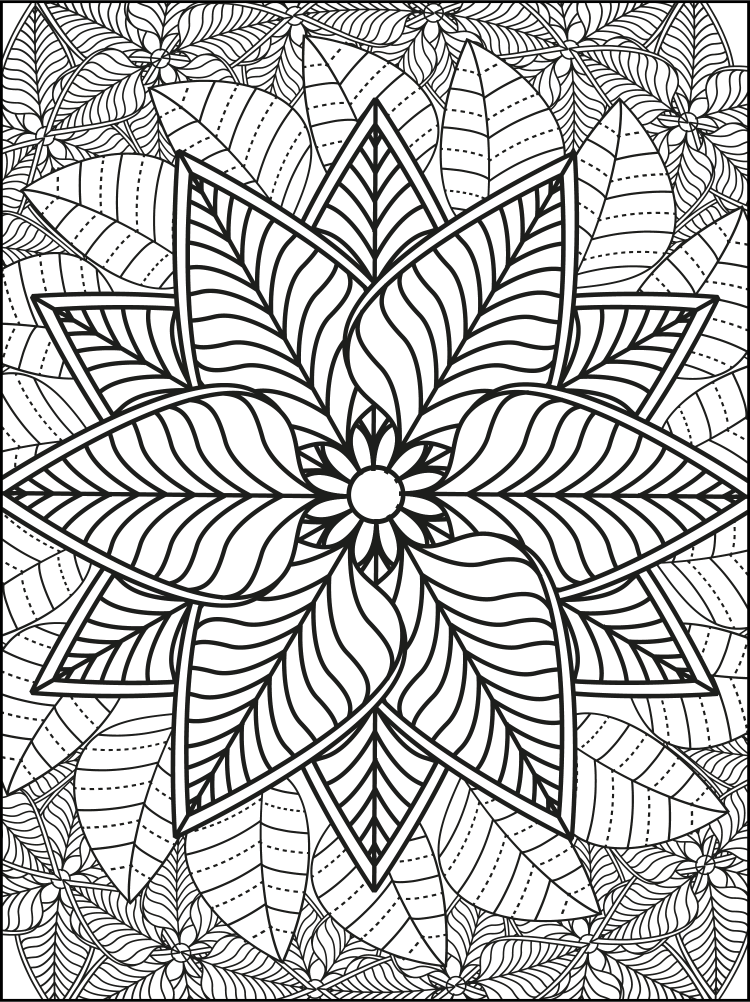
#> input picture data/images/Mandala 4.png, 2250 x 3006 px (shown at 1/3 size); its folder holds 4 pictures in this run
$ python main.py
#> lines starting #> are read from the running program, lines starting #| are printed output that depends on the picture
### coloring_pages.py
from config import *
import os
import csv
from random import randint
from PIL import Image, ImageDraw


def check_csv_delimiter(file_path):
    with open(file_path, 'r') as file:
#> (reads data/quotes.csv from the repository)
        first_line = file.readline().strip()

        if ',' in first_line:
            return ','
        elif ';' in first_line:
            return ';'
        else:
            return ','


# [11 lines left out: function resize_ratio, not called in this run]


def get_font(path, size):
    font = ImageFont.truetype(path, size)
    return font


def add_line_breaks(quote):
    split = quote.split(' ')
    new_string = ''

    count = 0

    for e in split:
        if len(new_string) < count:
            new_string += f' {e}'
        else:
            new_string += f'\n{e}'
            count += adding_breaks

    new_quote = new_string.strip()

    return new_quote


def open_quotes():
    file_path = DATA / 'quotes.csv'
    delimiter = check_csv_delimiter(file_path)

    with open(file_path, "r", newline="") as quotes:
        # heading = next(database)

        reader = csv.reader(quotes, delimiter=delimiter)

        try:
            folder_dir = DATA / 'images'
            bg_images = []
            for i in os.listdir(folder_dir):
                if (i.endswith(".png") or i.endswith(".jpg") or i.endswith(".jpeg")):
                    image_path = os.path.join(folder_dir, i)
                    bg_images.append(image_path)
#> pass 2 of the loop in open_quotes, `for i in os.listdir(folder_dir):`:
#> pass 3 of the loop in open_quotes, `for i in os.listdir(folder_dir):`:
#> the loop made 4 passes; the first 3 are shown
        except:
            raise Exception("Check for images in the 'images' folder")

        count = 0
        for row in reader:
            count += 1
            quote = row[0]

            try:
                img = bg_images[randint(0, len(bg_images) - 1)]
                bg_images.remove(img)
            except:
                raise Exception("All images have been used for generation (without any repetitions).\n"
                                "If you want to regenerate using the same images, simply run the code again.")

            quote_with_breaks = add_line_breaks(quote)

            create_page(quote_with_breaks, img, count)
#> in create_page, `im = Image.new('RGBA', (page_width, page_height), 'white')`: im: PIL image 2550x3300 RGBA; every value is 255
#> in create_page, background is the input picture: PIL image 2250x3006 RGBA; mean R, G, B, A 190.1, 190.2, 189.7, 243.1
#> in create_page, `im.alpha_composite(background, (offset_w, offset_h))`:
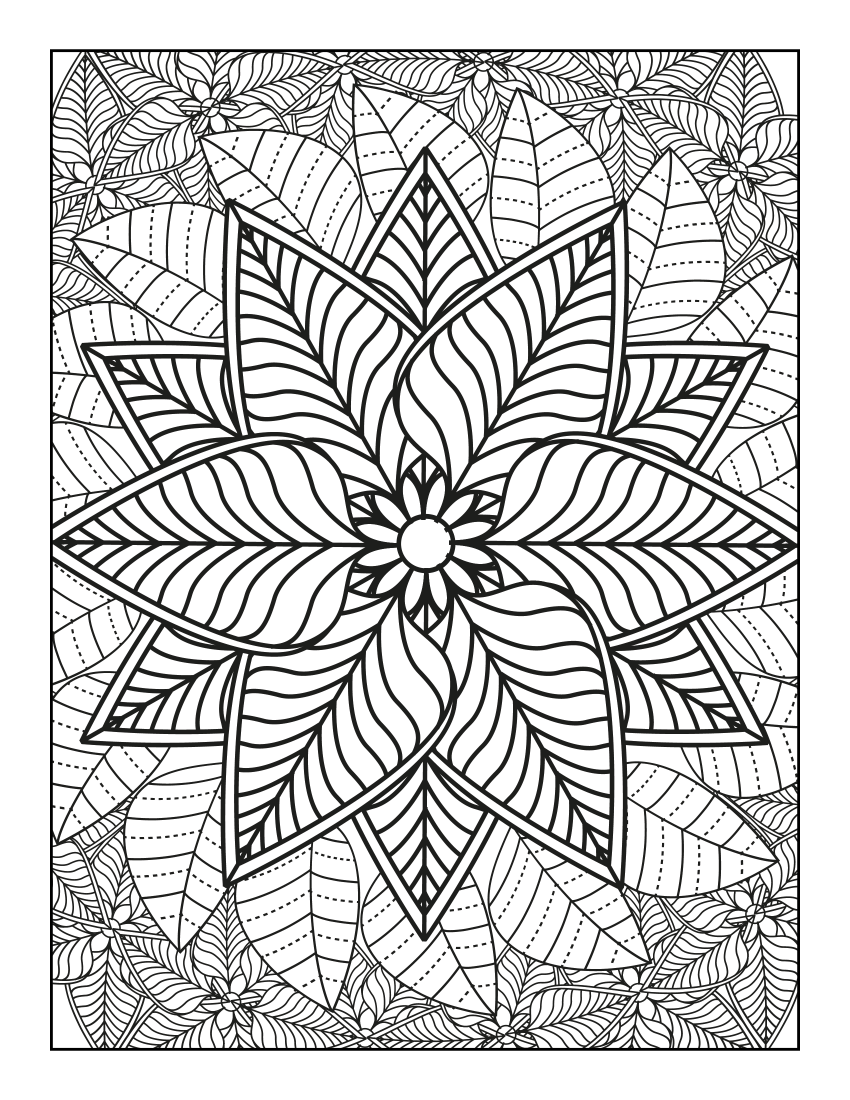
#> im: PIL image 2550x3300 RGBA (shown at 1/3 size); mean R, G, B, A 203.2, 203.3, 202.9, 255
#> in create_page, `im.show()`:
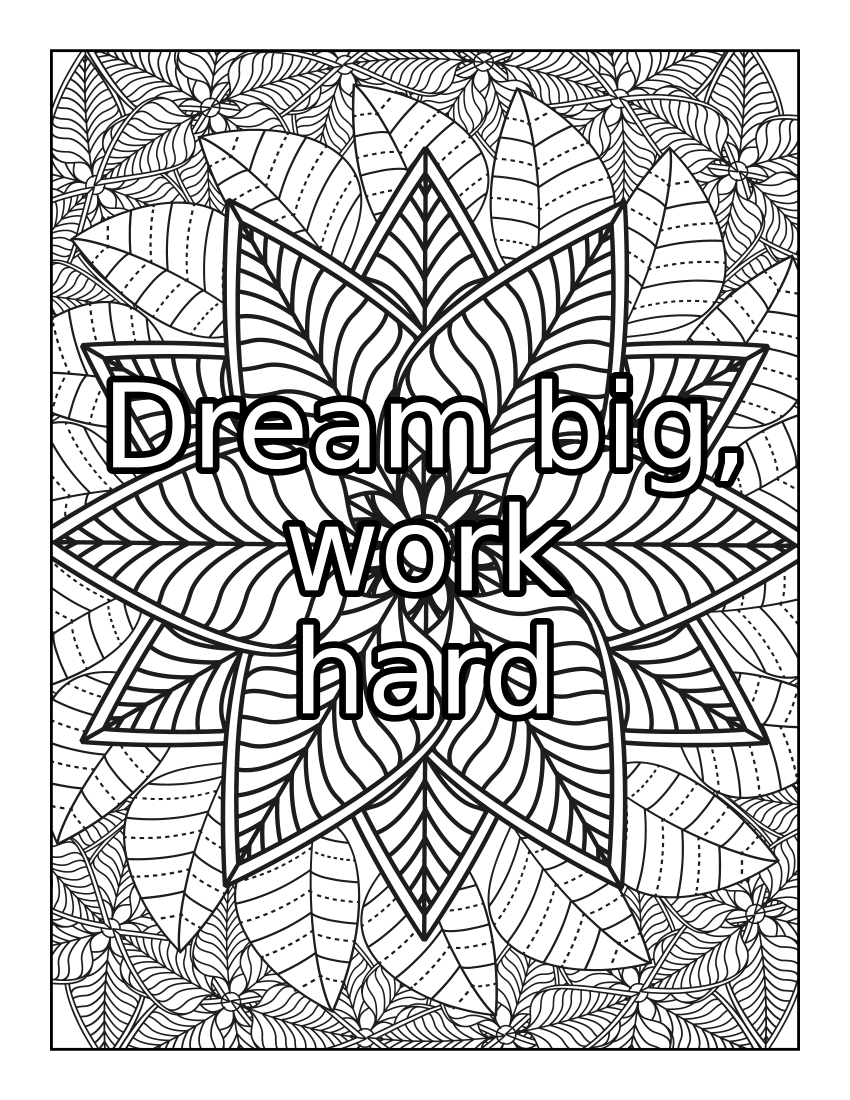
#> shown: PIL image 2550x3300 RGBA (shown at 1/3 size); mean R, G, B, A 197.3, 197.4, 197, 255
#> pass 2 of the loop in open_quotes, `for row in reader:`:
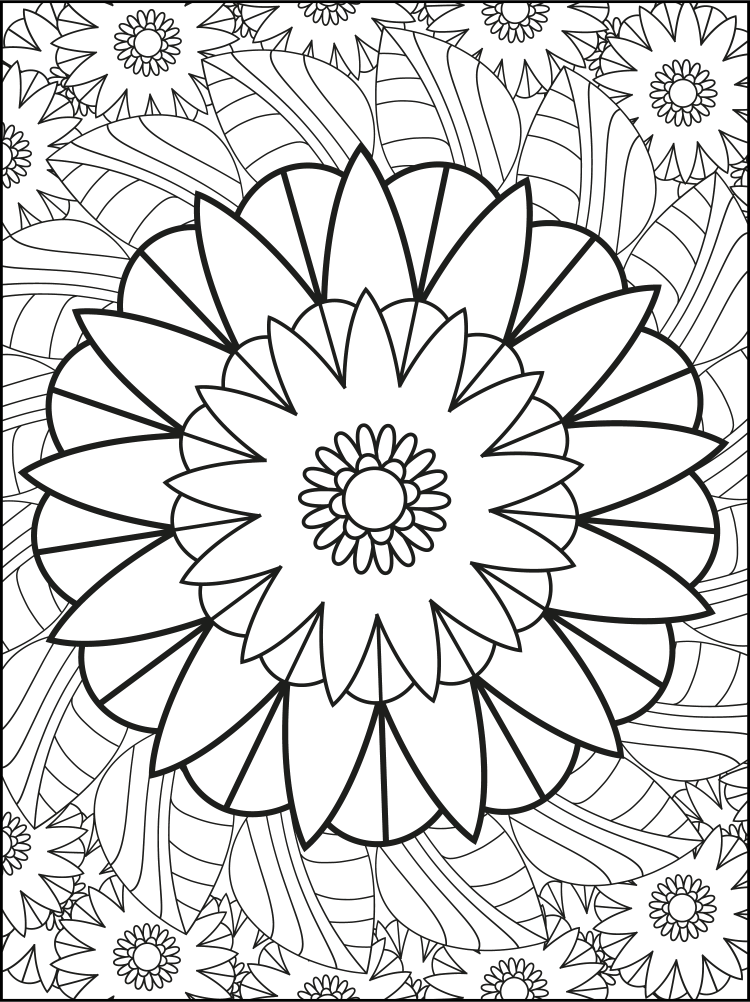
#> input picture data/images/Mandala 2.png, 2250 x 3006 px (shown at 1/3 size)
#> in create_page, background is the input picture: PIL image 2250x3006 RGBA; mean R, G, B, A 215.8, 215.9, 215.6, 250.8
#> in create_page (call 2), `im.alpha_composite(background, (offset_w, offset_h))`:
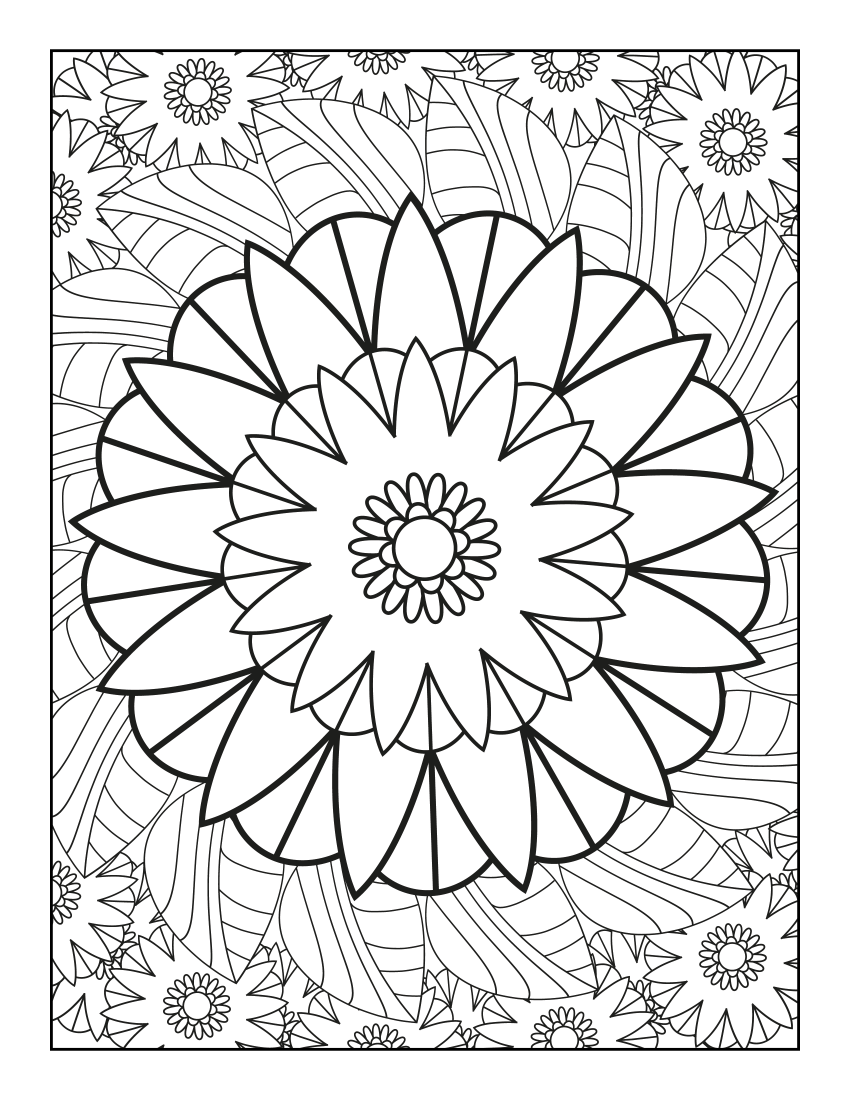
#> im: PIL image 2550x3300 RGBA (shown at 1/3 size); mean R, G, B, A 223.7, 223.8, 223.6, 255
#> in create_page (call 2), `im.show()`:
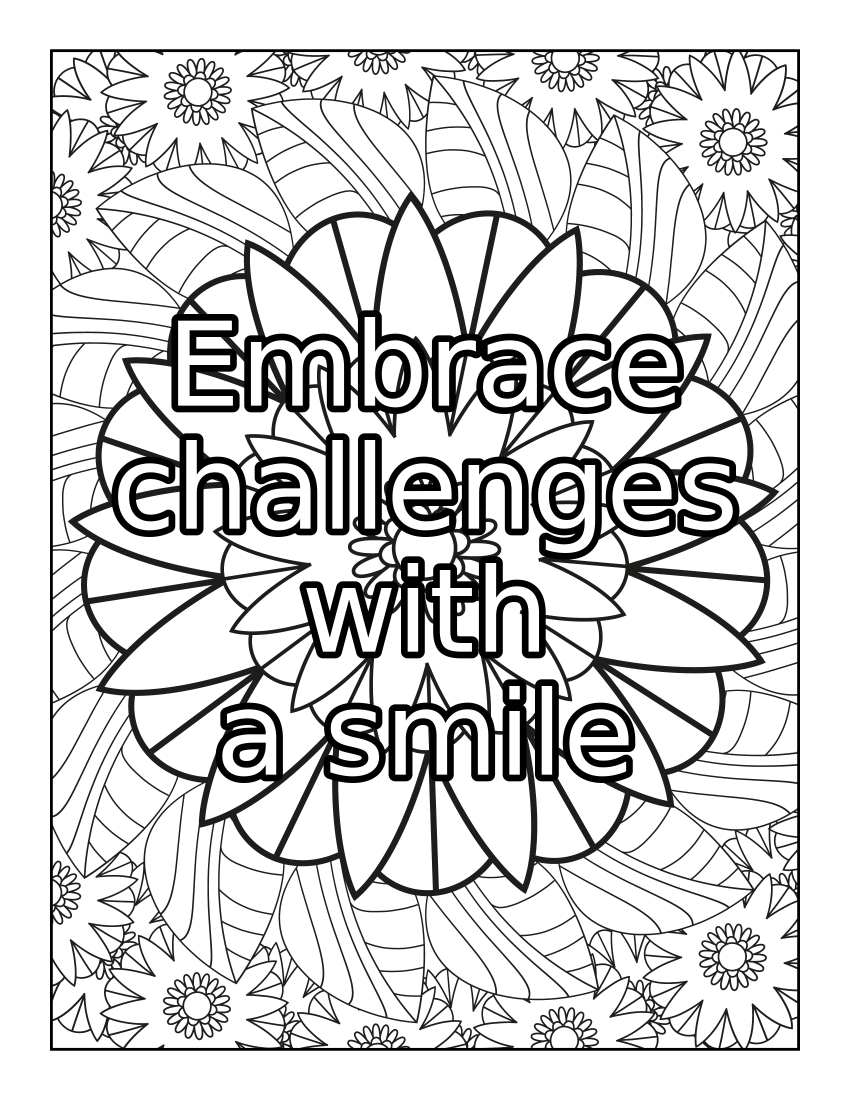
#> shown: PIL image 2550x3300 RGBA (shown at 1/3 size); mean R, G, B, A 210.4, 210.4, 210.2, 255
#> pass 3 of the loop in open_quotes, `for row in reader:`:
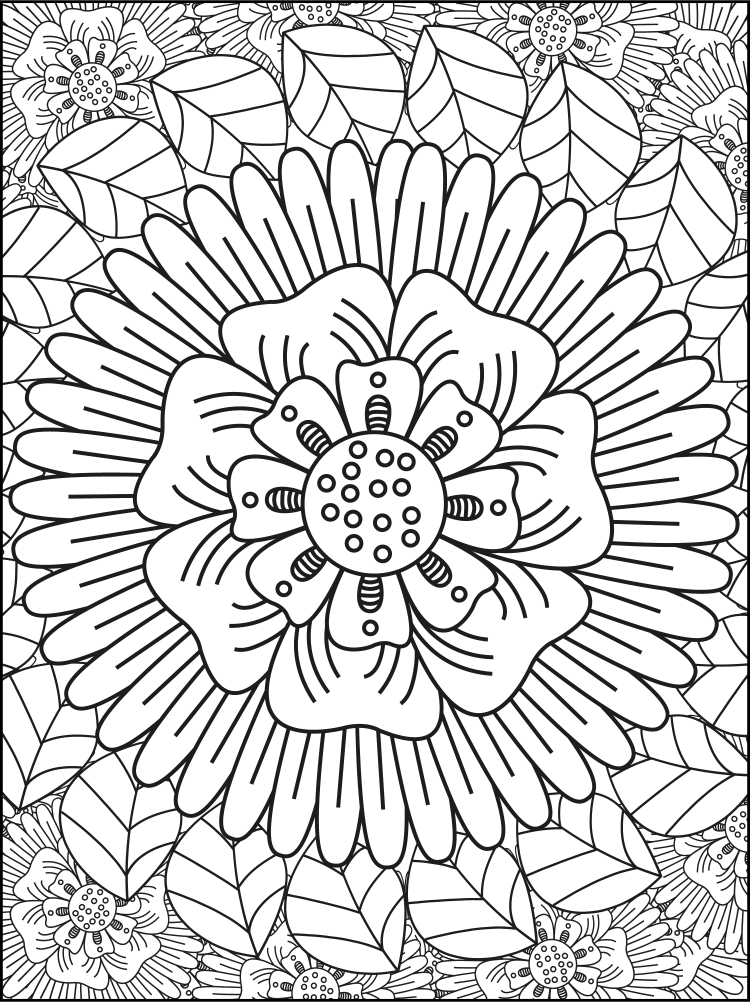
#> input picture data/images/Mandala 3.png, 2250 x 3006 px (shown at 1/3 size)
#> in create_page, background is the input picture: PIL image 2250x3006 RGBA; mean R, G, B, A 208.6, 208.7, 208.4, 249.8
#> in create_page (call 3), `im.alpha_composite(background, (offset_w, offset_h))`:
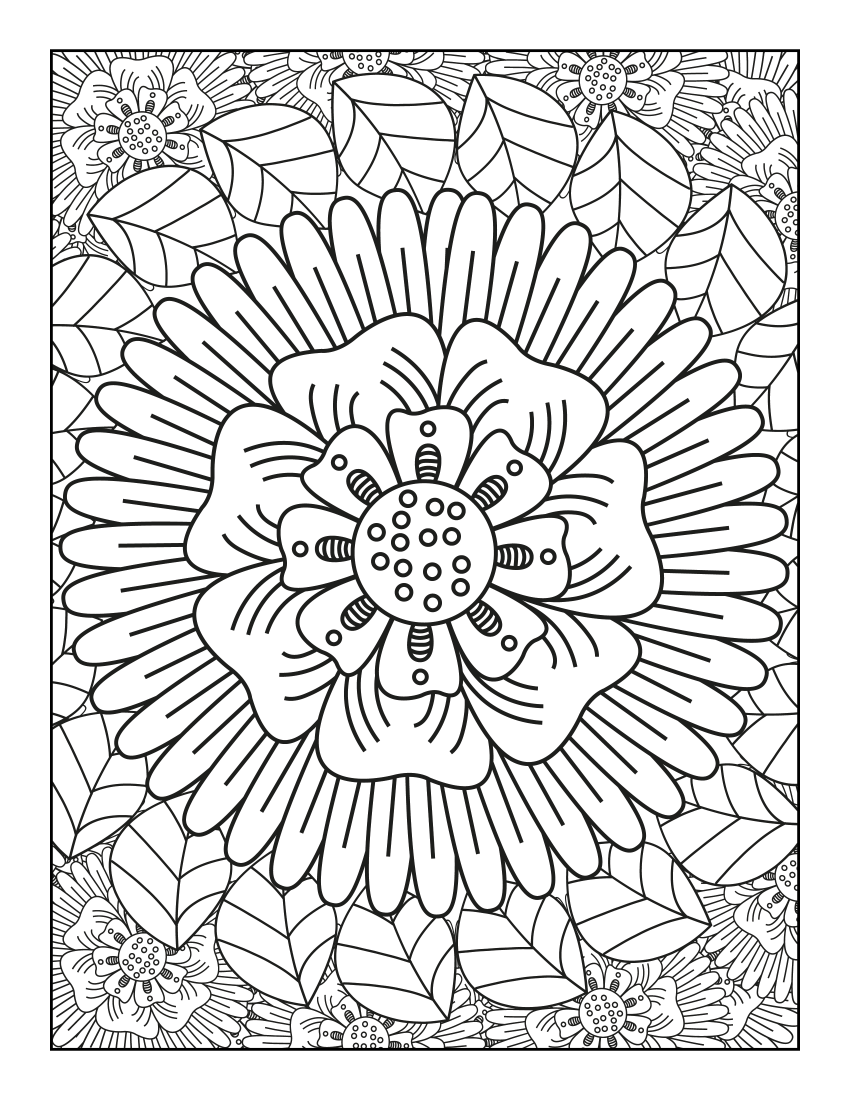
#> im: PIL image 2550x3300 RGBA (shown at 1/3 size); mean R, G, B, A 218, 218.1, 217.8, 255
#> in create_page (call 3), `im.show()`:
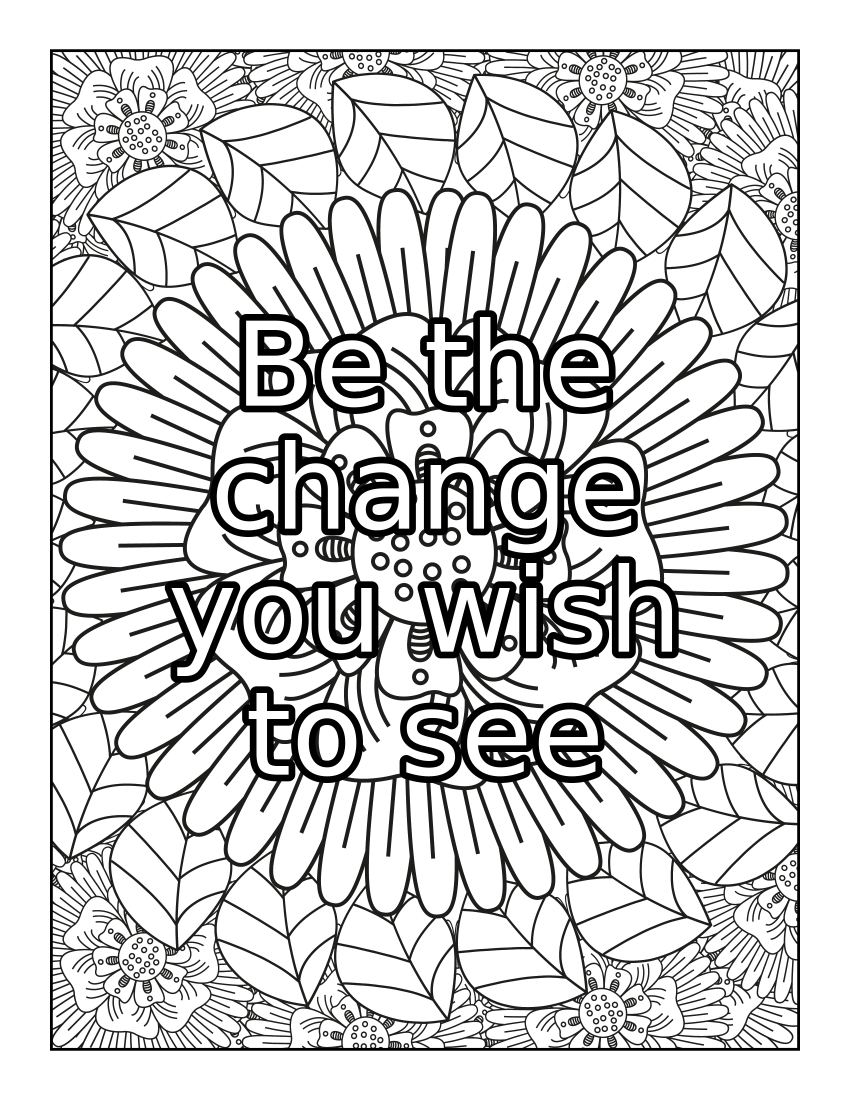
#> shown: PIL image 2550x3300 RGBA (shown at 1/3 size); mean R, G, B, A 207.4, 207.4, 207.2, 255
#> the loop made 5 passes; the first 3 are shown


def create_page(quote, img, count):
    im = Image.new('RGBA', (page_width, page_height), 'white')

    background = Image.open(img).convert('RGBA')

    if resize_image:
        background = resize_ratio(background, width=resize_width)

    width, height = im.size

    offset_w = (width - background.size[0]) // 2
    offset_h = (height - background.size[1]) // 2

    im.alpha_composite(background, (offset_w, offset_h))

    font = fonts[randint(0, len(fonts) - 1)]

    draw = ImageDraw.Draw(im)

    draw.text((width / 2, height / 2), quote, align='center', anchor="mm",
              font=get_font(font.path, font_size),
              fill=letters_fill,
              stroke_width=stroke_width, stroke_fill=stroke_color, spacing=spacing)

    if frame:
        frm = Image.new('RGBA', (page_width, page_height), (0, 0, 0, 0))
        draw_frame = ImageDraw.Draw(frm)

        shape = (frame_padding_left,
                 frame_padding_top,
                 page_width-frame_padding_right,
                 page_height-frame_padding_bottom)

        draw_frame.rounded_rectangle(shape, fill=(0, 0, 0, 0), radius=frame_border_radius,
                               outline=frame_color, width=frame_border_width, corners=frame_corners)

        im.alpha_composite(frm, (0, 0))

    if show:
        im.show()

    if save:
        filename = f'{str(count)}.{save_format}'
        image_path = os.path.join(READY, filename)

        im.save(image_path, dpi=dpi)
        print(f'{count} image saved')

### main.py
from coloring_pages import open_quotes


if __name__ == '__main__':
#> (the run stopped early here; a loop or call above may not have finished)
